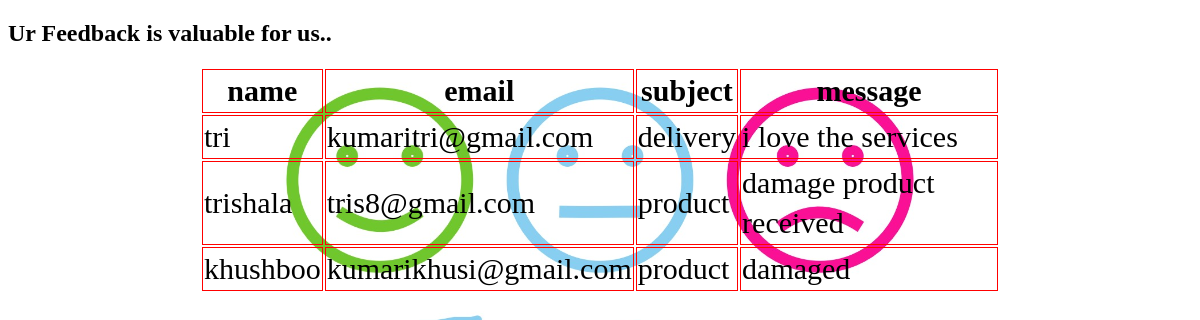
Page /feedback.php on the committed database.
### tables this page shows
CREATE TABLE `testimonial` (
  `id` int(11) NOT NULL,
  `name` text NOT NULL,
  `email` text NOT NULL,
  `subject` text NOT NULL,
  `message` text NOT NULL
);

### feedback.php (the view, shortened to what this page needs)
<?php
include('connection.php');
mysqli_select_db($conn,'speed_age');
$sqlget="select * from testimonial";
$record=mysqli_query($conn,$sqlget);
?>
<!DOCTYPE html>
<head>
</head>
<body>
	<section id="feedback">
<h2>Ur Feedback is valuable for us..</h2>
<table border="1px" align="center" style="width: 800px; line-height: 40px;">
	<tr>
		<th>name</th>
		<th>email</th>
		<th>subject</th>
		<th>message</th>
	</tr>
	<?php
	while($test=mysqli_fetch_assoc($record))
	{
		?>
		<tr>
			<td><?php echo $test['name']; ?></td>
			<td><?php echo $test['email']; ?></td>
			<td><?php echo $test['subject']; ?></td>
			<td><?php echo $test['message']; ?></td>
		</tr>
	 <?php
	}
?>
</section>
</body>
</html>

### feedback.php (style rules this page uses)
body { background-image:url('img/f.jpg'); background-size: cover; }
table { border: 0px red solid; font-size: 30px; }
th { border:1px red solid; }
td { border:1px red solid; }

### rows in the picture
testimonial: name "tri", email "kumaritri@gmail.com", subject "delivery", message "i love the services"
testimonial: name "trishala", email "tris8@gmail.com", subject "product", message "damage product received"
testimonial: name "khushboo", email "kumarikhusi@gmail.com", subject "product", message "damaged"
